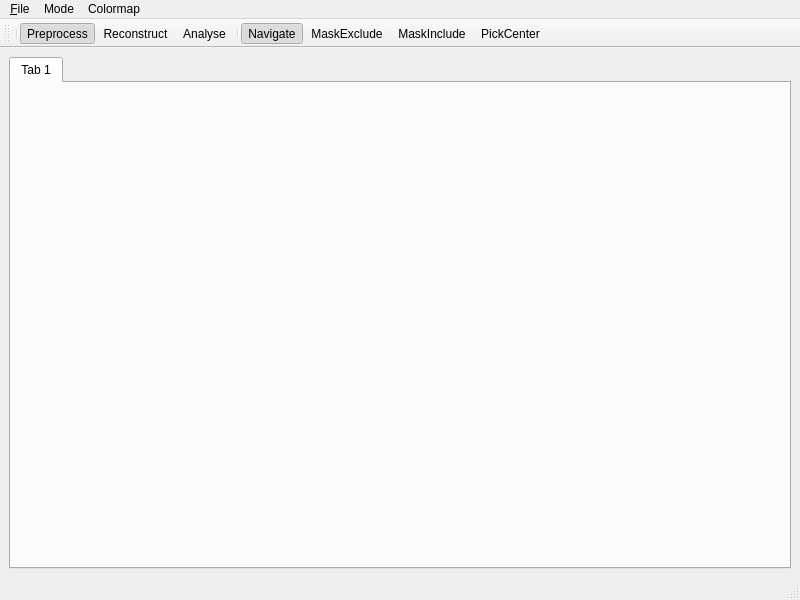
<ui version="4.0" >
 <class>Hawk</class>
 <widget class="QMainWindow" name="Hawk" >
  <property name="geometry" >
   <rect>
    <x>0</x>
    <y>0</y>
    <width>800</width>
    <height>600</height>
   </rect>
  </property>
  <property name="windowTitle" >
   <string>Hawk</string>
  </property>
  <widget class="QWidget" name="centralwidget" >
   <layout class="QVBoxLayout" >
    <item>
     <widget class="QTabWidget" name="workspaceTab" >
      <property name="currentIndex" >
       <number>0</number>
      </property>
      <widget class="QWidget" name="tab" >
       <attribute name="title" >
        <string>Tab 1</string>
       </attribute>
       <layout class="QVBoxLayout" />
      </widget>
     </widget>
    </item>
   </layout>
  </widget>
  <widget class="QMenuBar" name="menubar" >
   <property name="geometry" >
    <rect>
     <x>0</x>
     <y>0</y>
     <width>800</width>
     <height>22</height>
    </rect>
   </property>
   <widget class="QMenu" name="menuFile" >
    <property name="title" >
     <string>&amp;File</string>
    </property>
    <addaction name="actionOpenImage" />
    <addaction name="actionSaveImage" />
    <addaction name="separator" />
    <addaction name="actionOpen_Project" />
    <addaction name="actionSave_Project" />
    <addaction name="separator" />
    <addaction name="actionExit" />
   </widget>
   <widget class="QMenu" name="menuMode" >
    <property name="title" >
     <string>Mode</string>
    </property>
    <addaction name="actionPreprocess" />
    <addaction name="actionReconstruct" />
    <addaction name="actionAnalyse" />
   </widget>
   <widget class="QMenu" name="menuColormap" >
    <property name="title" >
     <string>Colormap</string>
    </property>
    <addaction name="actionJet" />
    <addaction name="actionGrayscale" />
    <addaction name="actionTraditional" />
   </widget>
   <addaction name="menuFile" />
   <addaction name="menuMode" />
   <addaction name="menuColormap" />
  </widget>
  <widget class="QStatusBar" name="statusbar" />
  <widget class="QToolBar" name="toolBar" >
   <property name="windowTitle" >
    <string>toolBar</string>
   </property>
   <property name="movable" >
    <bool>true</bool>
   </property>
   <property name="allowedAreas" >
    <set>Qt::LeftToolBarArea|Qt::NoToolBarArea|Qt::TopToolBarArea</set>
   </property>
   <attribute name="toolBarArea" >
    <enum>TopToolBarArea</enum>
   </attribute>
   <attribute name="toolBarBreak" >
    <bool>false</bool>
   </attribute>
   <addaction name="separator" />
   <addaction name="actionPreprocess" />
   <addaction name="actionReconstruct" />
   <addaction name="actionAnalyse" />
   <addaction name="separator" />
   <addaction name="actionNavigate" />
   <addaction name="actionExcludeFromMask" />
   <addaction name="actionIncludeInMask" />
   <addaction name="actionPickCenter" />
  </widget>
  <action name="actionOpenImage" >
   <property name="icon" >
    <iconset resource="Hawk.qrc" >:/images/32x32/fileopen.png</iconset>
   </property>
   <property name="text" >
    <string>&amp;Open Image</string>
   </property>
   <property name="shortcut" >
    <string>Ctrl+O</string>
   </property>
  </action>
  <action name="actionOpen_Project" >
   <property name="icon" >
    <iconset resource="Hawk.qrc" >:/images/32x32/project_open.png</iconset>
   </property>
   <property name="text" >
    <string>Open Project</string>
   </property>
  </action>
  <action name="actionSave_Project" >
   <property name="text" >
    <string>Save Project</string>
   </property>
   <property name="shortcut" >
    <string>Ctrl+S</string>
   </property>
  </action>
  <action name="actionExit" >
   <property name="icon" >
    <iconset resource="Hawk.qrc" >:/images/32x32/exit.png</iconset>
   </property>
   <property name="text" >
    <string>Exit</string>
   </property>
  </action>
  <action name="actionPreprocess" >
   <property name="checkable" >
    <bool>true</bool>
   </property>
   <property name="checked" >
    <bool>true</bool>
   </property>
   <property name="icon" >
    <iconset resource="Hawk.qrc" >:/images/32x32/configure.png</iconset>
   </property>
   <property name="text" >
    <string>Preprocess</string>
   </property>
  </action>
  <action name="actionReconstruct" >
   <property name="checkable" >
    <bool>true</bool>
   </property>
   <property name="icon" >
    <iconset resource="Hawk.qrc" >:/images/32x32/exec.png</iconset>
   </property>
   <property name="text" >
    <string>Reconstruct</string>
   </property>
  </action>
  <action name="actionAnalyse" >
   <property name="checkable" >
    <bool>true</bool>
   </property>
   <property name="icon" >
    <iconset resource="Hawk.qrc" >:/images/32x32/viewmag.png</iconset>
   </property>
   <property name="text" >
    <string>Analyse</string>
   </property>
  </action>
  <action name="actionJet" >
   <property name="text" >
    <string>Jet</string>
   </property>
  </action>
  <action name="actionGrayscale" >
   <property name="text" >
    <string>Greyscale</string>
   </property>
  </action>
  <action name="actionTraditional" >
   <property name="text" >
    <string>Traditional</string>
   </property>
  </action>
  <action name="actionNavigate" >
   <property name="checkable" >
    <bool>true</bool>
   </property>
   <property name="checked" >
    <bool>true</bool>
   </property>
   <property name="icon" >
    <iconset resource="Hawk.qrc" >:/images/32x32/arrow_cursor.png</iconset>
   </property>
   <property name="text" >
    <string>Navigate</string>
   </property>
  </action>
  <action name="actionIncludeInMask" >
   <property name="checkable" >
    <bool>true</bool>
   </property>
   <property name="icon" >
    <iconset resource="Hawk.qrc" >:/images/32x32/mask_include_icon.png</iconset>
   </property>
   <property name="text" >
    <string>MaskInclude</string>
   </property>
   <property name="toolTip" >
    <string>Include pixels in mask</string>
   </property>
  </action>
  <action name="actionExcludeFromMask" >
   <property name="checkable" >
    <bool>true</bool>
   </property>
   <property name="icon" >
    <iconset resource="Hawk.qrc" >:/images/32x32/mask_exclude_icon.png</iconset>
   </property>
   <property name="text" >
    <string>MaskExclude</string>
   </property>
   <property name="toolTip" >
    <string>Exclude pixels from mask</string>
   </property>
  </action>
  <action name="actionPickCenter" >
   <property name="checkable" >
    <bool>true</bool>
   </property>
   <property name="icon" >
    <iconset resource="Hawk.qrc" >:/images/32x32/bullseye.png</iconset>
   </property>
   <property name="text" >
    <string>PickCenter</string>
   </property>
   <property name="toolTip" >
    <string>Pick image's center</string>
   </property>
  </action>
  <action name="actionSaveImage" >
   <property name="icon" >
    <iconset resource="Hawk.qrc" >:/images/32x32/filesave.png</iconset>
   </property>
   <property name="text" >
    <string>&amp;Save Image</string>
   </property>
  </action>
 </widget>
 <resources>
  <include location="Hawk.qrc" />
 </resources>
 <connections/>
</ui>
